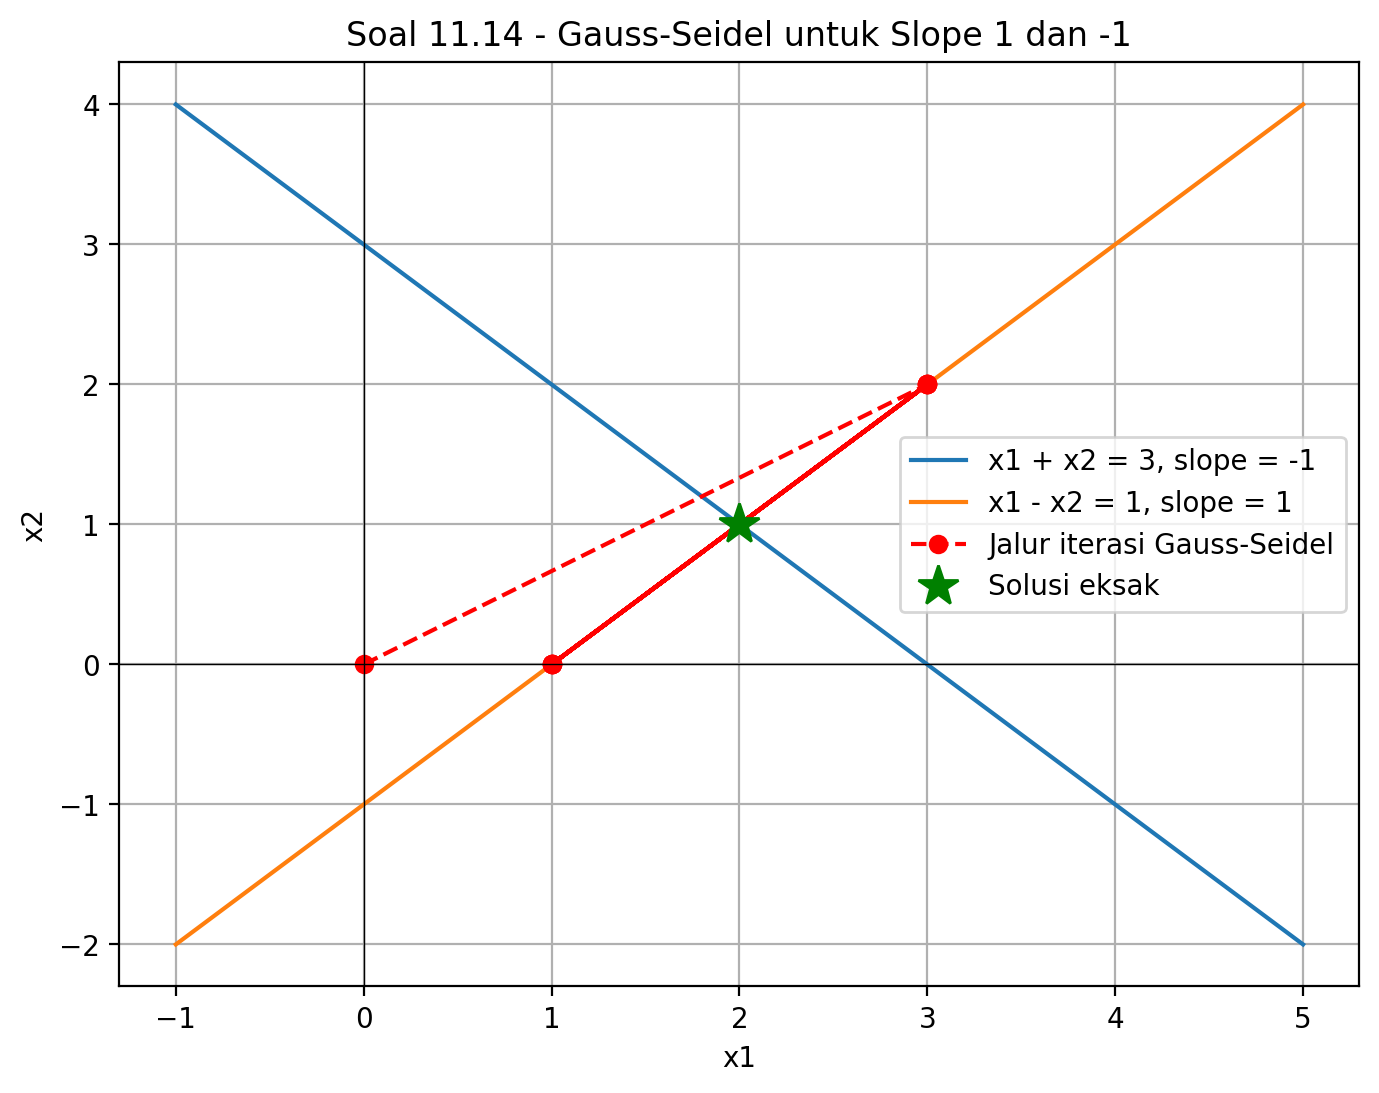

Recreate this plot in Python.
"""
soal11_14.py
Nama  : Nazril Ilham Kakame
NIM   : F5512510026
Kelas : Teknik Informatika A

Soal 11.14
Menggambar ulang Fig. 11.5 untuk kasus slope persamaan 1 dan -1,
lalu menjelaskan hasil penerapan metode Gauss-Seidel.
"""

import numpy as np
import matplotlib.pyplot as plt


# ==========================================================
# Sistem Persamaan
# ==========================================================
# Persamaan 1: x1 + x2 = 3  -> x2 = 3 - x1, slope = -1
# Persamaan 2: x1 - x2 = 1  -> x2 = x1 - 1, slope = 1

A = np.array([
    [1.0, 1.0],
    [1.0, -1.0]
])

b = np.array([3.0, 1.0])


# ==========================================================
# Iterasi Gauss-Seidel
# ==========================================================

x = np.array([0.0, 0.0])
jumlah_iterasi = 10

riwayat = [x.copy()]

for iterasi in range(1, jumlah_iterasi + 1):
    x_lama = x.copy()

    # Dari persamaan 1:
    # x1 + x2 = 3  ->  x1 = 3 - x2
    x[0] = 3.0 - x[1]

    # Dari persamaan 2:
    # x1 - x2 = 1  ->  x2 = x1 - 1
    x[1] = x[0] - 1.0

    riwayat.append(x.copy())

riwayat = np.array(riwayat)


# ==========================================================
# Verifikasi Solusi Eksak
# ==========================================================

x_exact = np.linalg.solve(A, b)


# ==========================================================
# Output
# ==========================================================

print("=== SOAL 11.14 ===")

print("\nSistem persamaan:")
print("x1 + x2 = 3   dengan slope = -1")
print("x1 - x2 = 1   dengan slope = 1")

print("\nSolusi eksak:")
print("x1 = {:.6f}".format(x_exact[0]))
print("x2 = {:.6f}".format(x_exact[1]))

print("\nHasil iterasi Gauss-Seidel:")
print("{:<10} {:>12} {:>12}".format("Iterasi", "x1", "x2"))

for i in range(len(riwayat)):
    print("{:<10} {:>12.6f} {:>12.6f}".format(i, riwayat[i, 0], riwayat[i, 1]))

print("\nKesimpulan:")
print("Metode Gauss-Seidel tidak konvergen.")
print("Nilai iterasi bergerak bolak-balik atau berosilasi.")
print("Hal ini terjadi karena sistem tidak memenuhi kondisi konvergensi yang baik.")


# ==========================================================
# Grafik
# ==========================================================

x1_line = np.linspace(-1, 5, 200)

# x2 = 3 - x1
garis_1 = 3 - x1_line

# x2 = x1 - 1
garis_2 = x1_line - 1

plt.figure(figsize=(8, 6))

plt.plot(x1_line, garis_1, label="x1 + x2 = 3, slope = -1")
plt.plot(x1_line, garis_2, label="x1 - x2 = 1, slope = 1")

plt.plot(
    riwayat[:, 0],
    riwayat[:, 1],
    "ro--",
    label="Jalur iterasi Gauss-Seidel"
)

plt.plot(
    x_exact[0],
    x_exact[1],
    "g*",
    markersize=15,
    label="Solusi eksak"
)

plt.axhline(0, color="black", linewidth=0.5)
plt.axvline(0, color="black", linewidth=0.5)

plt.title("Soal 11.14 - Gauss-Seidel untuk Slope 1 dan -1")
plt.xlabel("x1")
plt.ylabel("x2")
plt.grid(True)
plt.legend()

plt.savefig("soal11_14.png", dpi=200, bbox_inches="tight")
plt.close()

print("\nGrafik berhasil disimpan sebagai: soal11_14.png")
